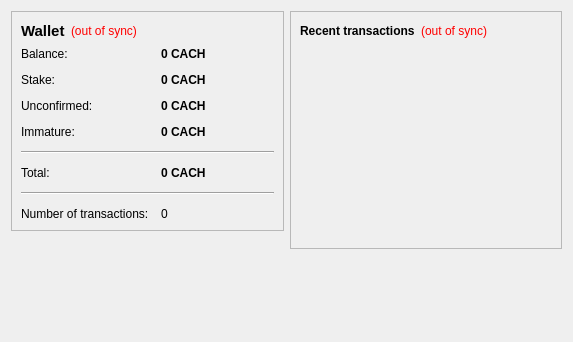
<?xml version="1.0" encoding="UTF-8"?>
<ui version="4.0">
 <class>OverviewPage</class>
 <widget class="QWidget" name="OverviewPage">
  <property name="geometry">
   <rect>
    <x>0</x>
    <y>0</y>
    <width>573</width>
    <height>342</height>
   </rect>
  </property>
  <property name="windowTitle">
   <string>Form</string>
  </property>
  <layout class="QHBoxLayout" name="horizontalLayout" stretch="1,1">
   <item>
    <layout class="QVBoxLayout" name="verticalLayout_2">
     <item>
      <widget class="QFrame" name="frame">
       <property name="frameShape">
        <enum>QFrame::StyledPanel</enum>
       </property>
       <property name="frameShadow">
        <enum>QFrame::Raised</enum>
       </property>
       <layout class="QVBoxLayout" name="verticalLayout_4">
        <item>
         <layout class="QHBoxLayout" name="horizontalLayout_4">
          <item>
           <widget class="QLabel" name="label_5">
            <property name="font">
             <font>
              <pointsize>11</pointsize>
              <weight>75</weight>
              <bold>true</bold>
             </font>
            </property>
            <property name="text">
             <string>Wallet</string>
            </property>
           </widget>
          </item>
          <item>
           <widget class="QLabel" name="labelWalletStatus">
            <property name="toolTip">
             <string>The displayed information may be out of date. Your wallet automatically synchronizes with the CACHeCoin network after a connection is established, but this process has not completed yet.</string>
            </property>
            <property name="styleSheet">
             <string notr="true">QLabel { color: red; }</string>
            </property>
            <property name="text">
             <string notr="true">(out of sync)</string>
            </property>
            <property name="alignment">
             <set>Qt::AlignLeading|Qt::AlignLeft|Qt::AlignVCenter</set>
            </property>
           </widget>
          </item>
          <item>
           <spacer name="horizontalSpacer_2">
            <property name="orientation">
             <enum>Qt::Horizontal</enum>
            </property>
            <property name="sizeHint" stdset="0">
             <size>
              <width>40</width>
              <height>20</height>
             </size>
            </property>
           </spacer>
          </item>
         </layout>
        </item>
        <item>
         <layout class="QFormLayout" name="formLayout_2">
          <property name="fieldGrowthPolicy">
           <enum>QFormLayout::AllNonFixedFieldsGrow</enum>
          </property>
          <property name="horizontalSpacing">
           <number>12</number>
          </property>
          <property name="verticalSpacing">
           <number>12</number>
          </property>
          <item row="0" column="0">
           <widget class="QLabel" name="label">
            <property name="text">
             <string>Balance:</string>
            </property>
           </widget>
          </item>
          <item row="0" column="1">
           <widget class="QLabel" name="labelBalance">
            <property name="font">
             <font>
              <weight>75</weight>
              <bold>true</bold>
             </font>
            </property>
            <property name="cursor">
             <cursorShape>IBeamCursor</cursorShape>
            </property>
            <property name="toolTip">
             <string>Your current balance</string>
            </property>
            <property name="text">
             <string notr="true">0 CACH</string>
            </property>
            <property name="textInteractionFlags">
             <set>Qt::LinksAccessibleByMouse|Qt::TextSelectableByKeyboard|Qt::TextSelectableByMouse</set>
            </property>
           </widget>
          </item>
          <item row="1" column="0">
           <widget class="QLabel" name="label_6">
            <property name="text">
             <string>Stake:</string>
            </property>
           </widget>
          </item>
          <item row="1" column="1">
           <widget class="QLabel" name="labelStake">
            <property name="font">
             <font>
              <weight>75</weight>
              <bold>true</bold>
             </font>
            </property>
            <property name="cursor">
             <cursorShape>IBeamCursor</cursorShape>
            </property>
            <property name="toolTip">
             <string>Total of coins that was staked, and do not yet count toward the current balance</string>
            </property>
            <property name="text">
             <string notr="true">0 CACH</string>
            </property>
            <property name="textInteractionFlags">
             <set>Qt::LinksAccessibleByMouse|Qt::TextSelectableByKeyboard|Qt::TextSelectableByMouse</set>
            </property>
           </widget>
          </item>
          <item row="2" column="0">
           <widget class="QLabel" name="label_3">
            <property name="text">
             <string>Unconfirmed:</string>
            </property>
           </widget>
          </item>
          <item row="2" column="1">
           <widget class="QLabel" name="labelUnconfirmed">
            <property name="font">
             <font>
              <weight>75</weight>
              <bold>true</bold>
             </font>
            </property>
            <property name="cursor">
             <cursorShape>IBeamCursor</cursorShape>
            </property>
            <property name="toolTip">
             <string>Total of transactions that have yet to be confirmed, and do not yet count toward the current balance</string>
            </property>
            <property name="text">
             <string notr="true">0 CACH</string>
            </property>
            <property name="textInteractionFlags">
             <set>Qt::LinksAccessibleByMouse|Qt::TextSelectableByKeyboard|Qt::TextSelectableByMouse</set>
            </property>
           </widget>
          </item>
          <item row="3" column="0">
           <widget class="QLabel" name="labelImmatureText">
            <property name="text">
             <string>Immature:</string>
            </property>
           </widget>
          </item>
          <item row="3" column="1">
           <widget class="QLabel" name="labelImmature">
            <property name="font">
             <font>
              <weight>75</weight>
              <bold>true</bold>
             </font>
            </property>
            <property name="toolTip">
             <string>Mined balance that has not yet matured</string>
            </property>
            <property name="text">
             <string notr="true">0 CACH</string>
            </property>
            <property name="textInteractionFlags">
             <set>Qt::LinksAccessibleByMouse|Qt::TextSelectableByKeyboard|Qt::TextSelectableByMouse</set>
            </property>
           </widget>
          </item>
          <item row="4" column="0" colspan="2">
           <widget class="Line" name="line_1">
            <property name="orientation">
             <enum>Qt::Horizontal</enum>
            </property>
           </widget>
          </item>
          <item row="5" column="0">
           <widget class="QLabel" name="labelTotalText">
            <property name="text">
             <string>Total:</string>
            </property>
           </widget>
          </item>
          <item row="5" column="1">
           <widget class="QLabel" name="labelTotal">
            <property name="font">
             <font>
              <weight>75</weight>
              <bold>true</bold>
             </font>
            </property>
            <property name="toolTip">
             <string>Sum of all balances (mature, immature, unconfirmed and stake)</string>
            </property>
            <property name="text">
             <string notr="true">0 CACH</string>
            </property>
            <property name="textInteractionFlags">
             <set>Qt::LinksAccessibleByMouse|Qt::TextSelectableByKeyboard|Qt::TextSelectableByMouse</set>
            </property>
           </widget>
          </item>
          <item row="6" column="0" colspan="2">
           <widget class="Line" name="line_2">
            <property name="orientation">
             <enum>Qt::Horizontal</enum>
            </property>
           </widget>
          </item>
          <item row="7" column="0">
           <widget class="QLabel" name="label_2">
            <property name="text">
             <string>Number of transactions:</string>
            </property>
           </widget>
          </item>
          <item row="7" column="1">
           <widget class="QLabel" name="labelNumTransactions">
            <property name="toolTip">
             <string>Total number of transactions in wallet</string>
            </property>
            <property name="text">
             <string notr="true">0</string>
            </property>
           </widget>
          </item>
         </layout>
        </item>
       </layout>
      </widget>
     </item>
     <item>
      <spacer name="verticalSpacer">
       <property name="orientation">
        <enum>Qt::Vertical</enum>
       </property>
       <property name="sizeHint" stdset="0">
        <size>
         <width>20</width>
         <height>40</height>
        </size>
       </property>
      </spacer>
     </item>
    </layout>
   </item>
   <item>
    <layout class="QVBoxLayout" name="verticalLayout_3">
     <item>
      <widget class="QFrame" name="frame_2">
       <property name="frameShape">
        <enum>QFrame::StyledPanel</enum>
       </property>
       <property name="frameShadow">
        <enum>QFrame::Raised</enum>
       </property>
       <layout class="QVBoxLayout" name="verticalLayout">
        <item>
         <layout class="QHBoxLayout" name="horizontalLayout_2">
          <item>
           <widget class="QLabel" name="label_4">
            <property name="text">
             <string>&lt;b&gt;Recent transactions&lt;/b&gt;</string>
            </property>
           </widget>
          </item>
          <item>
           <widget class="QLabel" name="labelTransactionsStatus">
            <property name="toolTip">
             <string>The displayed information may be out of date. Your wallet automatically synchronizes with the CACHeCoin network after a connection is established, but this process has not completed yet.</string>
            </property>
            <property name="styleSheet">
             <string notr="true">QLabel { color: red; }</string>
            </property>
            <property name="text">
             <string notr="true">(out of sync)</string>
            </property>
            <property name="alignment">
             <set>Qt::AlignRight|Qt::AlignTrailing|Qt::AlignVCenter</set>
            </property>
           </widget>
          </item>
          <item>
           <spacer name="horizontalSpacer">
            <property name="orientation">
             <enum>Qt::Horizontal</enum>
            </property>
            <property name="sizeHint" stdset="0">
             <size>
              <width>40</width>
              <height>20</height>
             </size>
            </property>
           </spacer>
          </item>
         </layout>
        </item>
        <item>
         <widget class="QListView" name="listTransactions">
          <property name="styleSheet">
           <string notr="true">QListView { background: transparent; }</string>
          </property>
          <property name="frameShape">
           <enum>QFrame::NoFrame</enum>
          </property>
          <property name="verticalScrollBarPolicy">
           <enum>Qt::ScrollBarAlwaysOff</enum>
          </property>
          <property name="horizontalScrollBarPolicy">
           <enum>Qt::ScrollBarAlwaysOff</enum>
          </property>
          <property name="selectionMode">
           <enum>QAbstractItemView::NoSelection</enum>
          </property>
         </widget>
        </item>
       </layout>
      </widget>
     </item>
     <item>
      <spacer name="verticalSpacer_2">
       <property name="orientation">
        <enum>Qt::Vertical</enum>
       </property>
       <property name="sizeHint" stdset="0">
        <size>
         <width>20</width>
         <height>40</height>
        </size>
       </property>
      </spacer>
     </item>
    </layout>
   </item>
  </layout>
 </widget>
 <resources/>
 <connections/>
</ui>
